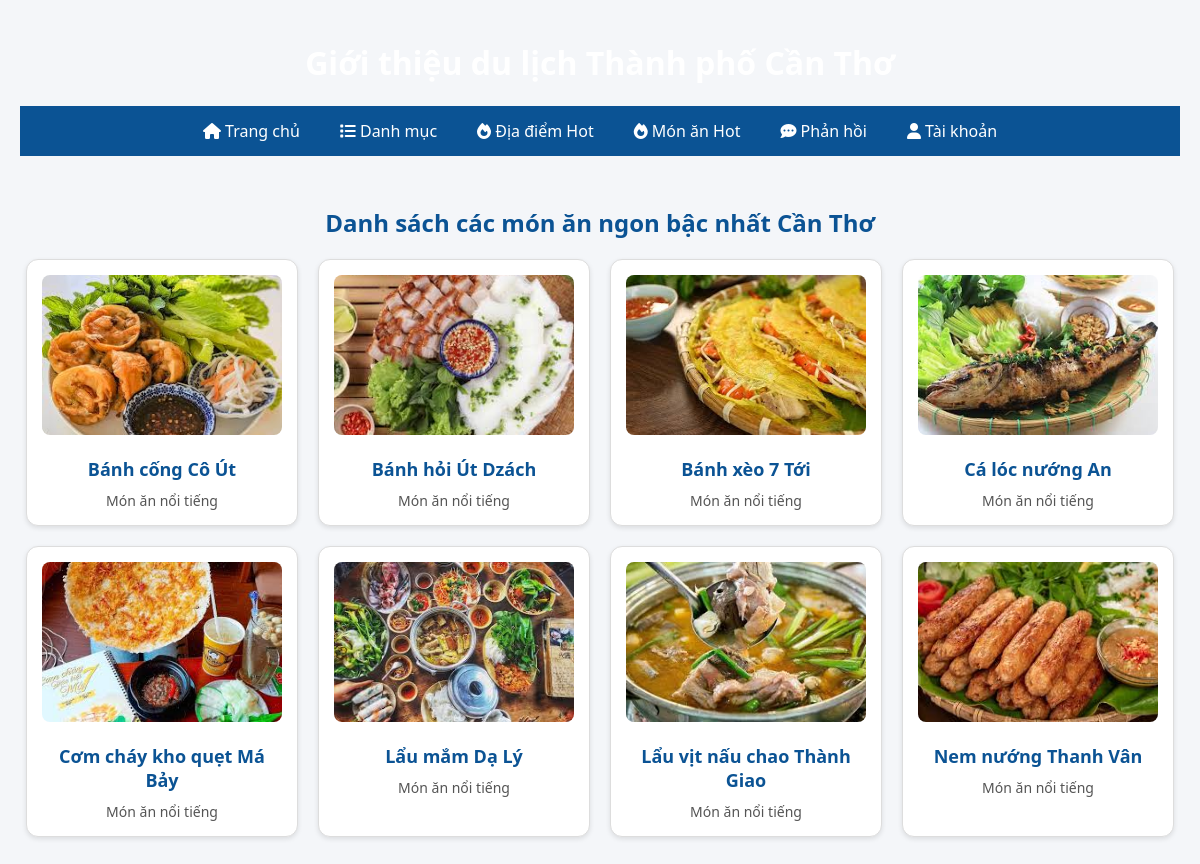
/Dulich/mon_an.php, run on the app's committed database.
### tables this page shows
CREATE TABLE `mon_an` (
  `id` int(11) NOT NULL,
  `ten` varchar(255) DEFAULT NULL,
  `mo_ta` text DEFAULT NULL,
  `mo_ta_chi_tiet` text DEFAULT NULL,
  `hinh_anh` varchar(255) DEFAULT NULL,
  `noi_bat` tinyint(1) DEFAULT 0,
  `link_map` varchar(255) DEFAULT NULL,
  `dia_chi` varchar(255) DEFAULT NULL
);

### Dulich/mon_an.php (the view, shortened to what this page needs)
<?php
include("config.php");
$result = $conn->query("SELECT * FROM mon_an ORDER BY ten ASC");
include("header.php");
?>
<!DOCTYPE html>
<html lang="vi">
<head>
    <link rel="stylesheet" href="style.css">
</head>
<body>
<div class="main-content">
    <h2>Danh sách các món ăn ngon bậc nhất Cần Thơ</h2>
    <ul class="places-list">
        <?php while ($row = $result->fetch_assoc()): ?>
            <li>
                <img src="<?= htmlspecialchars($row['hinh_anh']); ?>" alt="<?= htmlspecialchars($row['ten']); ?>">
                <strong><?= htmlspecialchars($row['ten']); ?></strong>
                <p><?= htmlspecialchars($row['mo_ta']); ?></p>
            </li>
        <?php endwhile; ?>
    </ul>
</div>
</body>
</html>

### Dulich/style.css (style rules this page uses)
body { font-family: 'Segoe UI', Tahoma, Geneva, Verdana, sans-serif; margin: 0; padding: 0; background: #f4f6f9; }
.main-content { max-width: 1200px; margin: 30px auto; padding: 0 20px; }
.main-content h2 { text-align: center; color: #0b5394; margin-bottom: 20px; }
.main-content ul { list-style: none; padding: 0; display: flex; flex-wrap: wrap; gap: 20px; justify-content: center; }
.main-content ul li { background: white; border: 1px solid #ddd; padding: 15px; width: 240px; border-radius: 12px; transition: transform 0.3s, box-shadow 0.3s; display: flex; flex-direction: column; align-items: center; }
.main-content ul li img { width: 100%; height: 160px; object-fit: cover; border-radius: 8px; margin-bottom: 12px; }
.main-content ul li strong { font-size: 18px; color: #0b5394; margin: 10px 0 5px; }
.main-content ul li p { margin: 5px 0 0; color: #555; font-size: 14px; text-align: justify; }
.places-list { display: grid; grid-template-columns: repeat(auto-fill, minmax(250px, 1fr)); gap: 20px; list-style: none; padding: 0; }
.places-list li { border: 1px solid #ddd; padding: 15px; text-align: center; border-radius: 8px; background: #fff; box-shadow: 0 2px 5px rgba(0,0,0,0.1); }
.places-list img { width: 100%; max-height: 180px; object-fit: cover; border-radius: 6px; }

### data on the page
mon_an: hinh_anh (picture), ten "Bánh cống Cô Út", mo_ta "Món ăn nổi tiếng"
mon_an: hinh_anh (picture), ten "Bánh hỏi Út Dzách", mo_ta "Món ăn nổi tiếng"
mon_an: hinh_anh (picture), ten "Bánh xèo 7 Tới", mo_ta "Món ăn nổi tiếng"
mon_an: hinh_anh (picture), ten "Cá lóc nướng An", mo_ta "Món ăn nổi tiếng"
mon_an: hinh_anh (picture), ten "Cơm cháy kho quẹt Má Bảy", mo_ta "Món ăn nổi tiếng"
mon_an: hinh_anh (picture), ten "Lẩu mắm Dạ Lý", mo_ta "Món ăn nổi tiếng"
mon_an: hinh_anh (picture), ten "Lẩu vịt nấu chao Thành Giao", mo_ta "Món ăn nổi tiếng"
mon_an: hinh_anh (picture), ten "Nem nướng Thanh Vân", mo_ta "Món ăn nổi tiếng"
